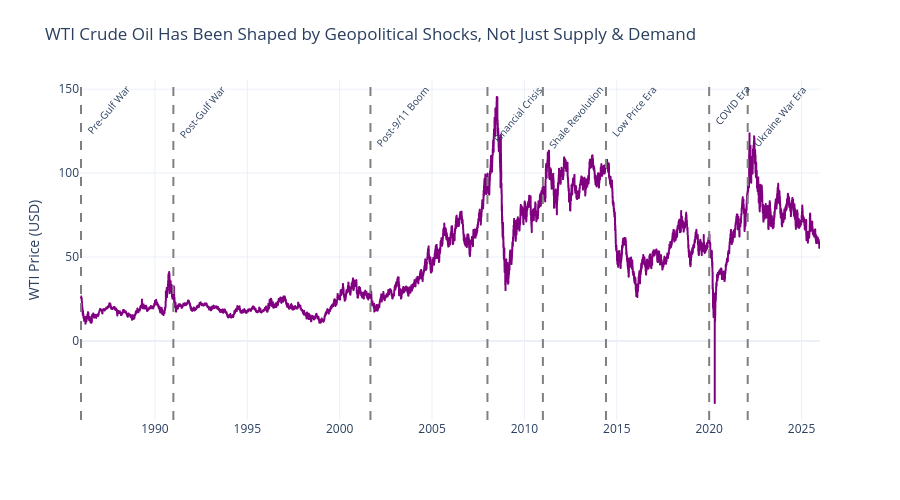

The code cell stored with this chart in its notebook:
### Code cell
fig = px.line(
    df,
    x='observation_date',
    y='wti_price',
    title='WTI Crude Oil Has Been Shaped by Geopolitical Shocks, Not Just Supply & Demand',
    labels={'observation_date': '', 'wti_price': 'WTI Price (USD)'},
    template='plotly_white',
    color_discrete_sequence=['purple']
)

fig.add_vline(x=pd.Timestamp('1986-01-01').timestamp() * 1000, line_dash='dash', line_color='grey', annotation_text='Pre-Gulf War', annotation_textangle=-50, annotation_font_size=10)
fig.add_vline(x=pd.Timestamp('1991-01-01').timestamp() * 1000, line_dash='dash', line_color='grey', annotation_text='Post-Gulf War', annotation_textangle=-50, annotation_font_size=10)
fig.add_vline(x=pd.Timestamp('2001-09-01').timestamp() * 1000, line_dash='dash', line_color='grey', annotation_text='Post-9/11 Boom', annotation_textangle=-50, annotation_font_size=10)
fig.add_vline(x=pd.Timestamp('2008-01-01').timestamp() * 1000, line_dash='dash', line_color='grey', annotation_text='Financial Crisis', annotation_textangle=-50, annotation_font_size=10)
fig.add_vline(x=pd.Timestamp('2011-01-01').timestamp() * 1000, line_dash='dash', line_color='grey', annotation_text='Shale Revolution', annotation_textangle=-50, annotation_font_size=10)
fig.add_vline(x=pd.Timestamp('2014-06-01').timestamp() * 1000, line_dash='dash', line_color='grey', annotation_text='Low Price Era', annotation_textangle=-50, annotation_font_size=10)
fig.add_vline(x=pd.Timestamp('2020-01-01').timestamp() * 1000, line_dash='dash', line_color='grey', annotation_text='COVID Era', annotation_textangle=-50, annotation_font_size=10)
fig.add_vline(x=pd.Timestamp('2022-02-01').timestamp() * 1000, line_dash='dash', line_color='grey', annotation_text='Ukraine War Era', annotation_textangle=-50, annotation_font_size=10)

fig.update_layout(height=500, margin=dict(t=80))
fig.show()

fig.write_image("images/01_wti_price_over_time.png")

### Figure 1 — Plotly figure (JSON) as saved in the notebook; plotly's stock layout.template omitted (floating-point values rounded to 4 significant figures; data arrays with more than 128 entries replaced by an {"elided": "..."} marker saying what was removed)
{"data": [{"hovertemplate": "=%{x}<br>WTI Price (USD)=%{y}<extra></extra>", "legendgroup": "", "line": {"color": "purple", "dash": "solid"}, "marker": {"symbol": "circle"}, "mode": "lines", "name": "", "showlegend": false, "type": "scattergl", "x": {"elided": "14609 str values"}, "xaxis": "x", "y": {"elided": "14609 float values"}, "yaxis": "y"}], "layout": {"annotations": [{"font": {"size": 10}, "showarrow": false, "text": "Pre-Gulf War", "textangle": -50, "x": 504921600000, "xanchor": "left", "xref": "x", "y": 1, "yanchor": "top", "yref": "y domain"}, {"font": {"size": 10}, "showarrow": false, "text": "Post-Gulf War", "textangle": -50, "x": 662688000000, "xanchor": "left", "xref": "x", "y": 1, "yanchor": "top", "yref": "y domain"}, {"font": {"size": 10}, "showarrow": false, "text": "Post-9/11 Boom", "textangle": -50, "x": 999302400000, "xanchor": "left", "xref": "x", "y": 1, "yanchor": "top", "yref": "y domain"}, {"font": {"size": 10}, "showarrow": false, "text": "Financial Crisis", "textangle": -50, "x": 1199145600000, "xanchor": "left", "xref": "x", "y": 1, "yanchor": "top", "yref": "y domain"}, {"font": {"size": 10}, "showarrow": false, "text": "Shale Revolution", "textangle": -50, "x": 1293840000000, "xanchor": "left", "xref": "x", "y": 1, "yanchor": "top", "yref": "y domain"}, {"font": {"size": 10}, "showarrow": false, "text": "Low Price Era", "textangle": -50, "x": 1401580800000, "xanchor": "left", "xref": "x", "y": 1, "yanchor": "top", "yref": "y domain"}, {"font": {"size": 10}, "showarrow": false, "text": "COVID Era", "textangle": -50, "x": 1577836800000, "xanchor": "left", "xref": "x", "y": 1, "yanchor": "top", "yref": "y domain"}, {"font": {"size": 10}, "showarrow": false, "text": "Ukraine War Era", "textangle": -50, "x": 1643673600000, "xanchor": "left", "xref": "x", "y": 1, "yanchor": "top", "yref": "y domain"}], "height": 500, "legend": {"tracegroupgap": 0}, "margin": {"t": 80}, "shapes": [{"line": {"color": "grey", "dash": "dash"}, "type": "line", "x0": 504921600000, "x1": 504921600000, "xref": "x", "y0": 0, "y1": 1, "yref": "y domain"}, {"line": {"color": "grey", "dash": "dash"}, "type": "line", "x0": 662688000000, "x1": 662688000000, "xref": "x", "y0": 0, "y1": 1, "yref": "y domain"}, {"line": {"color": "grey", "dash": "dash"}, "type": "line", "x0": 999302400000, "x1": 999302400000, "xref": "x", "y0": 0, "y1": 1, "yref": "y domain"}, {"line": {"color": "grey", "dash": "dash"}, "type": "line", "x0": 1199145600000, "x1": 1199145600000, "xref": "x", "y0": 0, "y1": 1, "yref": "y domain"}, {"line": {"color": "grey", "dash": "dash"}, "type": "line", "x0": 1293840000000, "x1": 1293840000000, "xref": "x", "y0": 0, "y1": 1, "yref": "y domain"}, {"line": {"color": "grey", "dash": "dash"}, "type": "line", "x0": 1401580800000, "x1": 1401580800000, "xref": "x", "y0": 0, "y1": 1, "yref": "y domain"}, {"line": {"color": "grey", "dash": "dash"}, "type": "line", "x0": 1577836800000, "x1": 1577836800000, "xref": "x", "y0": 0, "y1": 1, "yref": "y domain"}, {"line": {"color": "grey", "dash": "dash"}, "type": "line", "x0": 1643673600000, "x1": 1643673600000, "xref": "x", "y0": 0, "y1": 1, "yref": "y domain"}], "title": {"text": "WTI Crude Oil Has Been Shaped by Geopolitical Shocks, Not Just Supply & Demand"}, "xaxis": {"anchor": "y", "domain": [0, 1], "title": {"text": ""}}, "yaxis": {"anchor": "x", "domain": [0, 1], "title": {"text": "WTI Price (USD)"}}}}
